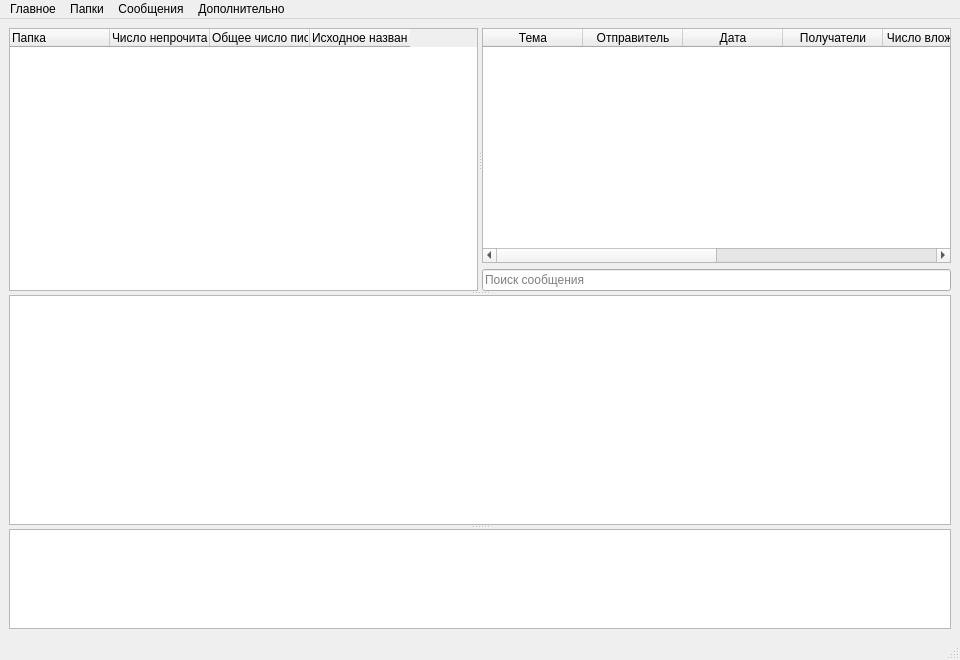
<?xml version="1.0" encoding="UTF-8"?>
<ui version="4.0">
 <class>MainWindow</class>
 <widget class="QMainWindow" name="MainWindow">
  <property name="geometry">
   <rect>
    <x>0</x>
    <y>0</y>
    <width>960</width>
    <height>660</height>
   </rect>
  </property>
  <property name="windowTitle">
   <string>Почтовый клиент</string>
  </property>
  <property name="windowIcon">
   <iconset resource="resources.qrc">
    <normaloff>:/icons/icons/appicon.png</normaloff>:/icons/icons/appicon.png</iconset>
  </property>
  <widget class="QWidget" name="centralwidget">
   <layout class="QVBoxLayout" name="verticalLayout">
    <item>
     <widget class="QSplitter" name="vertical_splitter">
      <property name="orientation">
       <enum>Qt::Vertical</enum>
      </property>
      <widget class="QSplitter" name="horizontal_splitter">
       <property name="orientation">
        <enum>Qt::Horizontal</enum>
       </property>
       <widget class="QTreeWidget" name="folders_tree">
        <property name="sizePolicy">
         <sizepolicy hsizetype="Expanding" vsizetype="Expanding">
          <horstretch>0</horstretch>
          <verstretch>0</verstretch>
         </sizepolicy>
        </property>
        <property name="frameShadow">
         <enum>QFrame::Raised</enum>
        </property>
        <property name="editTriggers">
         <set>QAbstractItemView::NoEditTriggers</set>
        </property>
        <property name="expandsOnDoubleClick">
         <bool>false</bool>
        </property>
        <attribute name="headerStretchLastSection">
         <bool>false</bool>
        </attribute>
        <column>
         <property name="text">
          <string>Папка</string>
         </property>
        </column>
        <column>
         <property name="text">
          <string>Число непрочитанных</string>
         </property>
        </column>
        <column>
         <property name="text">
          <string>Общее число писем</string>
         </property>
        </column>
        <column>
         <property name="text">
          <string>Исходное название папки</string>
         </property>
        </column>
       </widget>
       <widget class="QWidget" name="messages_widget">
        <layout class="QVBoxLayout" name="vertical_layout_2">
         <item>
          <widget class="QTableWidget" name="messages_table">
           <property name="sizePolicy">
            <sizepolicy hsizetype="Expanding" vsizetype="Expanding">
             <horstretch>0</horstretch>
             <verstretch>0</verstretch>
            </sizepolicy>
           </property>
           <property name="frameShadow">
            <enum>QFrame::Raised</enum>
           </property>
           <property name="editTriggers">
            <set>QAbstractItemView::NoEditTriggers</set>
           </property>
           <property name="selectionBehavior">
            <enum>QAbstractItemView::SelectRows</enum>
           </property>
           <attribute name="horizontalHeaderHighlightSections">
            <bool>false</bool>
           </attribute>
           <attribute name="horizontalHeaderShowSortIndicator" stdset="0">
            <bool>true</bool>
           </attribute>
           <attribute name="verticalHeaderHighlightSections">
            <bool>false</bool>
           </attribute>
           <column>
            <property name="text">
             <string>Тема</string>
            </property>
           </column>
           <column>
            <property name="text">
             <string>Отправитель</string>
            </property>
           </column>
           <column>
            <property name="text">
             <string>Дата</string>
            </property>
           </column>
           <column>
            <property name="text">
             <string>Получатели</string>
            </property>
           </column>
           <column>
            <property name="text">
             <string>Число вложений</string>
            </property>
           </column>
           <column>
            <property name="text">
             <string>Размер сообщения с вложениями</string>
            </property>
           </column>
           <column>
            <property name="text">
             <string>UID</string>
            </property>
           </column>
           <column>
            <property name="text">
             <string>Message ID</string>
            </property>
           </column>
          </widget>
         </item>
         <item>
          <widget class="QLineEdit" name="search_query">
           <property name="placeholderText">
            <string>Поиск сообщения</string>
           </property>
           <property name="clearButtonEnabled">
            <bool>true</bool>
           </property>
          </widget>
         </item>
        </layout>
       </widget>
      </widget>
      <widget class="QTextEdit" name="current_message">
       <property name="frameShadow">
        <enum>QFrame::Raised</enum>
       </property>
       <property name="undoRedoEnabled">
        <bool>false</bool>
       </property>
       <property name="readOnly">
        <bool>true</bool>
       </property>
       <property name="acceptRichText">
        <bool>false</bool>
       </property>
       <property name="textInteractionFlags">
        <set>Qt::LinksAccessibleByKeyboard|Qt::LinksAccessibleByMouse|Qt::TextBrowserInteraction|Qt::TextSelectableByKeyboard|Qt::TextSelectableByMouse</set>
       </property>
      </widget>
      <widget class="QPlainTextEdit" name="logs_text_edit">
       <property name="maximumSize">
        <size>
         <width>16777215</width>
         <height>100</height>
        </size>
       </property>
       <property name="frameShadow">
        <enum>QFrame::Raised</enum>
       </property>
       <property name="readOnly">
        <bool>true</bool>
       </property>
      </widget>
     </widget>
    </item>
   </layout>
  </widget>
  <widget class="QMenuBar" name="menubar">
   <property name="geometry">
    <rect>
     <x>0</x>
     <y>0</y>
     <width>960</width>
     <height>30</height>
    </rect>
   </property>
   <widget class="QMenu" name="menu">
    <property name="title">
     <string>Главное</string>
    </property>
    <addaction name="update_folders_and_messages"/>
    <addaction name="set_up_account"/>
    <addaction name="separator"/>
    <addaction name="exit_program"/>
   </widget>
   <widget class="QMenu" name="menu_2">
    <property name="title">
     <string>Папки</string>
    </property>
    <addaction name="add_folder"/>
    <addaction name="rename_folder"/>
    <addaction name="delete_selected_folder"/>
   </widget>
   <widget class="QMenu" name="menu_3">
    <property name="title">
     <string>Сообщения</string>
    </property>
    <addaction name="send_message"/>
    <addaction name="download_attachment"/>
    <addaction name="separator"/>
    <addaction name="copy_selected_message"/>
    <addaction name="delete_selected_message"/>
   </widget>
   <widget class="QMenu" name="menu_4">
    <property name="title">
     <string>Дополнительно</string>
    </property>
    <addaction name="clear_all_and_disable_autoupdate"/>
    <addaction name="show_message_statistics"/>
    <addaction name="show_about_window"/>
   </widget>
   <addaction name="menu"/>
   <addaction name="menu_2"/>
   <addaction name="menu_3"/>
   <addaction name="menu_4"/>
  </widget>
  <widget class="QStatusBar" name="status_bar"/>
  <action name="send_message">
   <property name="icon">
    <iconset resource="resources.qrc">
     <normaloff>:/icons/icons/send_message.png</normaloff>:/icons/icons/send_message.png</iconset>
   </property>
   <property name="text">
    <string>Отправить сообщение</string>
   </property>
   <property name="shortcut">
    <string>Ctrl+M</string>
   </property>
  </action>
  <action name="update_folders_and_messages">
   <property name="icon">
    <iconset resource="resources.qrc">
     <normaloff>:/icons/icons/refresh.png</normaloff>:/icons/icons/refresh.png</iconset>
   </property>
   <property name="text">
    <string>Обновить папки с сообщениями</string>
   </property>
   <property name="shortcut">
    <string>Ctrl+R</string>
   </property>
  </action>
  <action name="show_message_statistics">
   <property name="icon">
    <iconset resource="resources.qrc">
     <normaloff>:/icons/icons/statistics.png</normaloff>:/icons/icons/statistics.png</iconset>
   </property>
   <property name="text">
    <string>Статистика</string>
   </property>
   <property name="shortcut">
    <string>Ctrl+S</string>
   </property>
  </action>
  <action name="show_about_window">
   <property name="icon">
    <iconset resource="resources.qrc">
     <normaloff>:/icons/icons/about.png</normaloff>:/icons/icons/about.png</iconset>
   </property>
   <property name="text">
    <string>О программе</string>
   </property>
  </action>
  <action name="add_folder">
   <property name="icon">
    <iconset resource="resources.qrc">
     <normaloff>:/icons/icons/add_folder.png</normaloff>:/icons/icons/add_folder.png</iconset>
   </property>
   <property name="text">
    <string>Добавить папку</string>
   </property>
   <property name="shortcut">
    <string>Ctrl+F</string>
   </property>
  </action>
  <action name="delete_selected_folder">
   <property name="icon">
    <iconset resource="resources.qrc">
     <normaloff>:/icons/icons/delete_folder.png</normaloff>:/icons/icons/delete_folder.png</iconset>
   </property>
   <property name="text">
    <string>Удалить выбранную папку</string>
   </property>
  </action>
  <action name="exit_program">
   <property name="icon">
    <iconset resource="resources.qrc">
     <normaloff>:/icons/icons/exit.png</normaloff>:/icons/icons/exit.png</iconset>
   </property>
   <property name="text">
    <string>Выйти из программы</string>
   </property>
  </action>
  <action name="set_up_account">
   <property name="icon">
    <iconset resource="resources.qrc">
     <normaloff>:/icons/icons/settings.png</normaloff>:/icons/icons/settings.png</iconset>
   </property>
   <property name="text">
    <string>Настроить учетную запись</string>
   </property>
  </action>
  <action name="delete_selected_message">
   <property name="icon">
    <iconset resource="resources.qrc">
     <normaloff>:/icons/icons/delete_message.png</normaloff>:/icons/icons/delete_message.png</iconset>
   </property>
   <property name="text">
    <string>Удалить выбранные сообщения безвозвратно</string>
   </property>
  </action>
  <action name="rename_folder">
   <property name="icon">
    <iconset resource="resources.qrc">
     <normaloff>:/icons/icons/rename_folder.png</normaloff>:/icons/icons/rename_folder.png</iconset>
   </property>
   <property name="text">
    <string>Переименовать выбранную папку</string>
   </property>
  </action>
  <action name="clear_all_and_disable_autoupdate">
   <property name="icon">
    <iconset resource="resources.qrc">
     <normaloff>:/icons/icons/delete_all.png</normaloff>:/icons/icons/delete_all.png</iconset>
   </property>
   <property name="text">
    <string>Очистить все и отключить автообновление</string>
   </property>
  </action>
  <action name="download_attachment">
   <property name="icon">
    <iconset resource="resources.qrc">
     <normaloff>:/icons/icons/get_attachment.png</normaloff>:/icons/icons/get_attachment.png</iconset>
   </property>
   <property name="text">
    <string>Скачать вложение выбранного сообщения</string>
   </property>
  </action>
  <action name="copy_selected_message">
   <property name="icon">
    <iconset resource="resources.qrc">
     <normaloff>:/icons/icons/copy_message.png</normaloff>:/icons/icons/copy_message.png</iconset>
   </property>
   <property name="text">
    <string>Скопировать выбранные сообщения в папку...</string>
   </property>
  </action>
 </widget>
 <tabstops>
  <tabstop>folders_tree</tabstop>
  <tabstop>messages_table</tabstop>
  <tabstop>current_message</tabstop>
  <tabstop>logs_text_edit</tabstop>
 </tabstops>
 <resources>
  <include location="resources.qrc"/>
 </resources>
 <connections/>
</ui>
